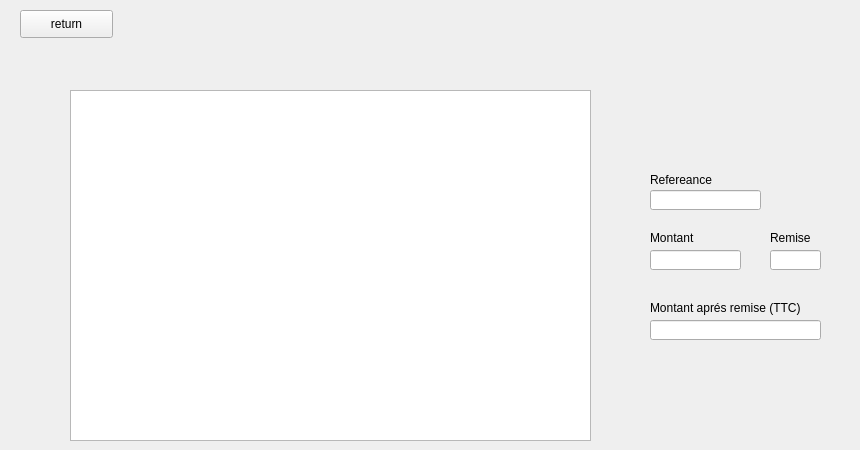
      <widget class="QWidget" name="page_9">
       <widget class="QLineEdit" name="lineEdit_rem">
        <property name="geometry">
         <rect>
          <x>770</x>
          <y>250</y>
          <width>51</width>
          <height>20</height>
         </rect>
        </property>
        <property name="readOnly">
         <bool>true</bool>
        </property>
       </widget>
       <widget class="QLineEdit" name="lineEdit_ref">
        <property name="geometry">
         <rect>
          <x>650</x>
          <y>190</y>
          <width>111</width>
          <height>20</height>
         </rect>
        </property>
        <property name="readOnly">
         <bool>true</bool>
        </property>
       </widget>
       <widget class="QLabel" name="label_14">
        <property name="geometry">
         <rect>
          <x>770</x>
          <y>230</y>
          <width>81</width>
          <height>16</height>
         </rect>
        </property>
        <property name="text">
         <string>Remise</string>
        </property>
       </widget>
       <widget class="QLineEdit" name="lineEdit_globe">
        <property name="geometry">
         <rect>
          <x>650</x>
          <y>320</y>
          <width>171</width>
          <height>20</height>
         </rect>
        </property>
        <property name="readOnly">
         <bool>true</bool>
        </property>
       </widget>
       <widget class="QLineEdit" name="lineEdit_mont">
        <property name="geometry">
         <rect>
          <x>650</x>
          <y>250</y>
          <width>91</width>
          <height>20</height>
         </rect>
        </property>
        <property name="readOnly">
         <bool>true</bool>
        </property>
       </widget>
       <widget class="QLabel" name="label_13">
        <property name="geometry">
         <rect>
          <x>650</x>
          <y>230</y>
          <width>61</width>
          <height>16</height>
         </rect>
        </property>
        <property name="text">
         <string>Montant</string>
        </property>
       </widget>
       <widget class="QTableView" name="listView">
        <property name="geometry">
         <rect>
          <x>70</x>
          <y>90</y>
          <width>521</width>
          <height>351</height>
         </rect>
        </property>
       </widget>
       <widget class="QLabel" name="label_15">
        <property name="geometry">
         <rect>
          <x>650</x>
          <y>300</y>
          <width>171</width>
          <height>16</height>
         </rect>
        </property>
        <property name="text">
         <string>Montant aprés remise (TTC)</string>
        </property>
       </widget>
       <widget class="QLabel" name="label_16">
        <property name="geometry">
         <rect>
          <x>650</x>
          <y>170</y>
          <width>81</width>
          <height>20</height>
         </rect>
        </property>
        <property name="text">
         <string>Refereance</string>
        </property>
       </widget>
       <widget class="QPushButton" name="return_home_y_calcul">
        <property name="geometry">
         <rect>
          <x>20</x>
          <y>10</y>
          <width>93</width>
          <height>28</height>
         </rect>
        </property>
        <property name="text">
         <string>return</string>
        </property>
       </widget>
       <widget class="QPushButton" name="return_facture_to_home">
        <property name="geometry">
         <rect>
          <x>420</x>
          <y>290</y>
          <width>93</width>
          <height>28</height>
         </rect>
        </property>
        <property name="text">
         <string>PushButton</string>
        </property>
       </widget>
       <zorder>return_facture_to_home</zorder>
       <zorder>lineEdit_rem</zorder>
       <zorder>lineEdit_ref</zorder>
       <zorder>label_14</zorder>
       <zorder>lineEdit_globe</zorder>
       <zorder>lineEdit_mont</zorder>
       <zorder>label_13</zorder>
       <zorder>listView</zorder>
       <zorder>label_15</zorder>
       <zorder>label_16</zorder>
       <zorder>return_home_y_calcul</zorder>
      </widget>
